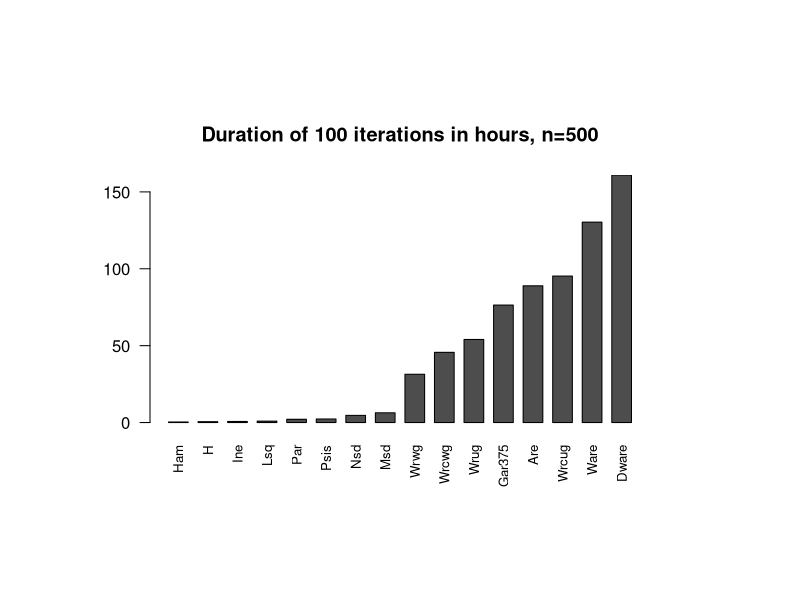
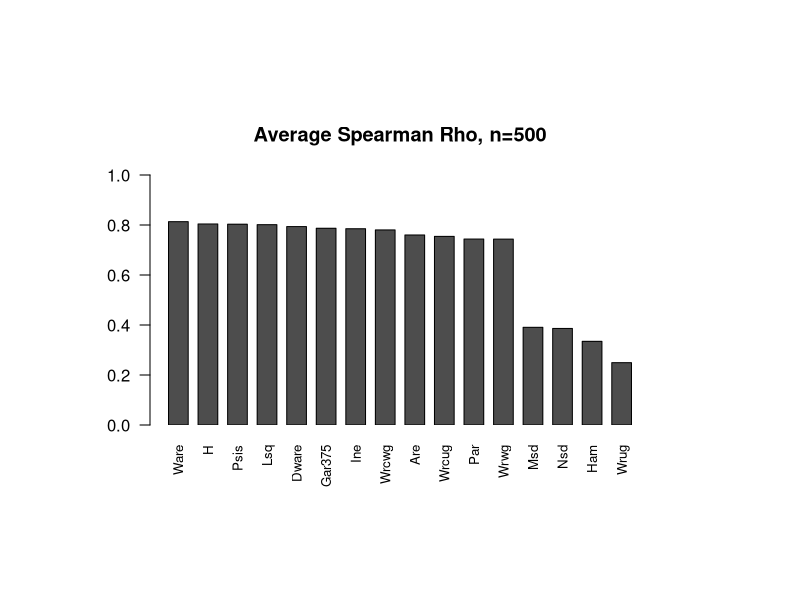

Source code (R) for these figures, in order:
#!/usr/bin/R
# Bar Plots

setwd("./results/csv")

## I500
# Hours

y=read.csv("I500Hours.csv", header=FALSE)
f=t(as.vector(y$V1))
x=t(as.matrix(y$V2))
colnames(x) <- f

pdf("I500Hours.pdf")
par(pin=c(5, 2.5)) 
par(las=2) 
barplot(x,   main="Duration of 100 iterations in hours, n=500", xlab="", xpd=FALSE, cex.names=0.8, horiz=FALSE, space=0.5)  
dev.off()

# Rho

y=read.csv("I500Rho.csv", header=FALSE)
f=t(as.vector(y$V1))
x=t(as.matrix(y$V2))
colnames(x) <- f
x

pdf("I500Rho.pdf")
par(pin=c(5, 2.5)) 
par(las=2) 
barplot(x,   main="Average Spearman Rho, n=500", xlab="", ylim=c(0, 1), xpd=FALSE, cex.names=0.8, horiz=FALSE, space=0.5)  
dev.off()

setwd("../..")

